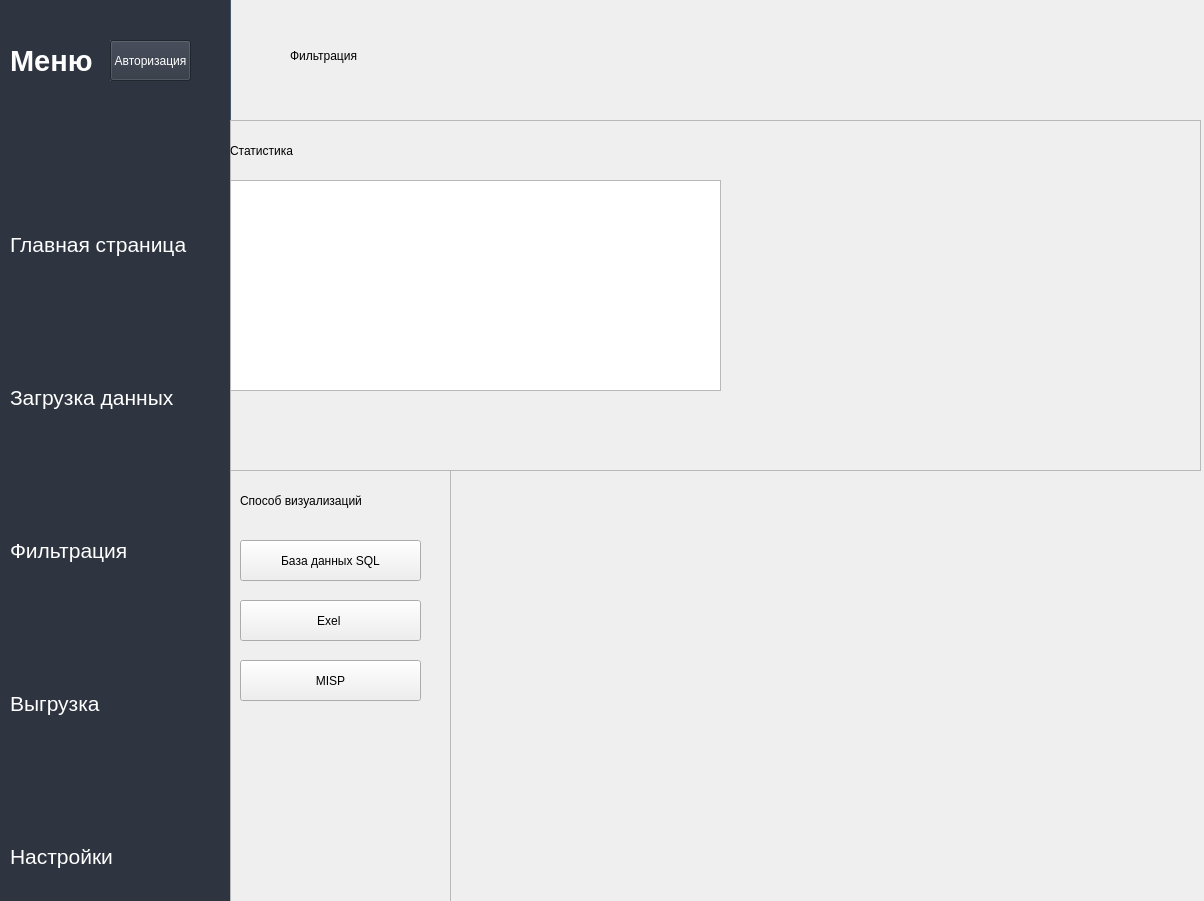
<?xml version="1.0" encoding="UTF-8"?>
<ui version="4.0">
 <class>MainWindow</class>
 <widget class="QMainWindow" name="MainWindow">
  <property name="geometry">
   <rect>
    <x>0</x>
    <y>0</y>
    <width>1204</width>
    <height>901</height>
   </rect>
  </property>
  <property name="windowTitle">
   <string>MainWindow</string>
  </property>
  <widget class="QWidget" name="centralwidget">
   <widget class="QFrame" name="frame">
    <property name="geometry">
     <rect>
      <x>0</x>
      <y>0</y>
      <width>231</width>
      <height>941</height>
     </rect>
    </property>
    <property name="layoutDirection">
     <enum>Qt::LayoutDirection::LeftToRight</enum>
    </property>
    <property name="styleSheet">
     <string notr="true">background-color: #2E3440;
border-right: 1px solid #4C566A;</string>
    </property>
    <property name="frameShape">
     <enum>QFrame::Shape::NoFrame</enum>
    </property>
    <widget class="QWidget" name="verticalLayoutWidget">
     <property name="geometry">
      <rect>
       <x>0</x>
       <y>120</y>
       <width>231</width>
       <height>861</height>
      </rect>
     </property>
     <layout class="QVBoxLayout" name="verticalLayout_2">
      <item>
       <widget class="QPushButton" name="pushButton_3">
        <property name="font">
         <font>
          <pointsize>16</pointsize>
         </font>
        </property>
        <property name="styleSheet">
         <string notr="true">QPushButton {
    text-align: left;
    padding: 10px;
    color: white;
    background-color: transparent;
    border: none;
}
QPushButton:hover {
    background-color: #4C566A;
}</string>
        </property>
        <property name="text">
         <string>Главная страница</string>
        </property>
       </widget>
      </item>
      <item>
       <widget class="QPushButton" name="pushButton_6">
        <property name="font">
         <font>
          <pointsize>16</pointsize>
         </font>
        </property>
        <property name="styleSheet">
         <string notr="true">QPushButton {
    text-align: left;
    padding: 10px;
    color: white;
    background-color: transparent;
    border: none;
}
QPushButton:hover {
    background-color: #4C566A;
}</string>
        </property>
        <property name="text">
         <string>Загрузка данных</string>
        </property>
       </widget>
      </item>
      <item>
       <widget class="QPushButton" name="pushButton_5">
        <property name="font">
         <font>
          <pointsize>16</pointsize>
         </font>
        </property>
        <property name="styleSheet">
         <string notr="true">QPushButton {
    text-align: left;
    padding: 10px;
    color: white;
    background-color: transparent;
    border: none;
}
QPushButton:hover {
    background-color: #4C566A;
}</string>
        </property>
        <property name="text">
         <string>Фильтрация</string>
        </property>
       </widget>
      </item>
      <item>
       <widget class="QPushButton" name="pushButton_4">
        <property name="font">
         <font>
          <pointsize>16</pointsize>
         </font>
        </property>
        <property name="styleSheet">
         <string notr="true">QPushButton {
    text-align: left;
    padding: 10px;
    color: white;
    background-color: transparent;
    border: none;
}
QPushButton:hover {
    background-color: #4C566A;
}</string>
        </property>
        <property name="text">
         <string>Выгрузка</string>
        </property>
       </widget>
      </item>
      <item>
       <widget class="QPushButton" name="pushButton_2">
        <property name="font">
         <font>
          <pointsize>16</pointsize>
         </font>
        </property>
        <property name="styleSheet">
         <string notr="true">QPushButton {
    text-align: left;
    padding: 10px;
    color: white;
    background-color: transparent;
    border: none;
}
QPushButton:hover {
    background-color: #4C566A;
}</string>
        </property>
        <property name="text">
         <string>Настройки</string>
        </property>
       </widget>
      </item>
     </layout>
    </widget>
    <widget class="QLabel" name="label_4">
     <property name="geometry">
      <rect>
       <x>10</x>
       <y>40</y>
       <width>101</width>
       <height>41</height>
      </rect>
     </property>
     <property name="font">
      <font>
       <family>Tahoma</family>
       <pointsize>22</pointsize>
       <bold>true</bold>
      </font>
     </property>
     <property name="styleSheet">
      <string notr="true">color: rgb(255, 255, 255);
background-color: rgb(46, 52, 64);</string>
     </property>
     <property name="text">
      <string>Меню</string>
     </property>
    </widget>
    <widget class="QPushButton" name="pushButton">
     <property name="geometry">
      <rect>
       <x>110</x>
       <y>40</y>
       <width>81</width>
       <height>41</height>
      </rect>
     </property>
     <property name="styleSheet">
      <string notr="true">color: rgb(255, 255, 255);</string>
     </property>
     <property name="text">
      <string>Авторизация</string>
     </property>
    </widget>
   </widget>
   <widget class="QLabel" name="label">
    <property name="geometry">
     <rect>
      <x>290</x>
      <y>20</y>
      <width>181</width>
      <height>71</height>
     </rect>
    </property>
    <property name="text">
     <string>Фильтрация</string>
    </property>
   </widget>
   <widget class="QFrame" name="frame_2">
    <property name="geometry">
     <rect>
      <x>230</x>
      <y>120</y>
      <width>971</width>
      <height>351</height>
     </rect>
    </property>
    <property name="frameShape">
     <enum>QFrame::Shape::StyledPanel</enum>
    </property>
    <property name="frameShadow">
     <enum>QFrame::Shadow::Raised</enum>
    </property>
    <widget class="QWidget" name="widget" native="true">
     <property name="geometry">
      <rect>
       <x>0</x>
       <y>0</y>
       <width>1081</width>
       <height>351</height>
      </rect>
     </property>
     <widget class="QLabel" name="label_2">
      <property name="geometry">
       <rect>
        <x>0</x>
        <y>10</y>
        <width>181</width>
        <height>41</height>
       </rect>
      </property>
      <property name="text">
       <string>Статистика</string>
      </property>
     </widget>
     <widget class="QTextEdit" name="textEdit">
      <property name="geometry">
       <rect>
        <x>0</x>
        <y>60</y>
        <width>491</width>
        <height>211</height>
       </rect>
      </property>
     </widget>
    </widget>
   </widget>
   <widget class="QFrame" name="frame_3">
    <property name="geometry">
     <rect>
      <x>230</x>
      <y>470</y>
      <width>221</width>
      <height>441</height>
     </rect>
    </property>
    <property name="frameShape">
     <enum>QFrame::Shape::StyledPanel</enum>
    </property>
    <property name="frameShadow">
     <enum>QFrame::Shadow::Raised</enum>
    </property>
    <widget class="QLabel" name="label_3">
     <property name="geometry">
      <rect>
       <x>10</x>
       <y>10</y>
       <width>181</width>
       <height>41</height>
      </rect>
     </property>
     <property name="text">
      <string>Способ визуализаций</string>
     </property>
    </widget>
    <widget class="QPushButton" name="pushButton_7">
     <property name="geometry">
      <rect>
       <x>10</x>
       <y>70</y>
       <width>181</width>
       <height>41</height>
      </rect>
     </property>
     <property name="text">
      <string>База данных SQL</string>
     </property>
    </widget>
    <widget class="QPushButton" name="pushButton_8">
     <property name="geometry">
      <rect>
       <x>10</x>
       <y>130</y>
       <width>181</width>
       <height>41</height>
      </rect>
     </property>
     <property name="text">
      <string>Exel </string>
     </property>
    </widget>
    <widget class="QPushButton" name="pushButton_9">
     <property name="geometry">
      <rect>
       <x>10</x>
       <y>190</y>
       <width>181</width>
       <height>41</height>
      </rect>
     </property>
     <property name="text">
      <string>MISP</string>
     </property>
    </widget>
   </widget>
  </widget>
 </widget>
 <resources/>
 <connections/>
</ui>
